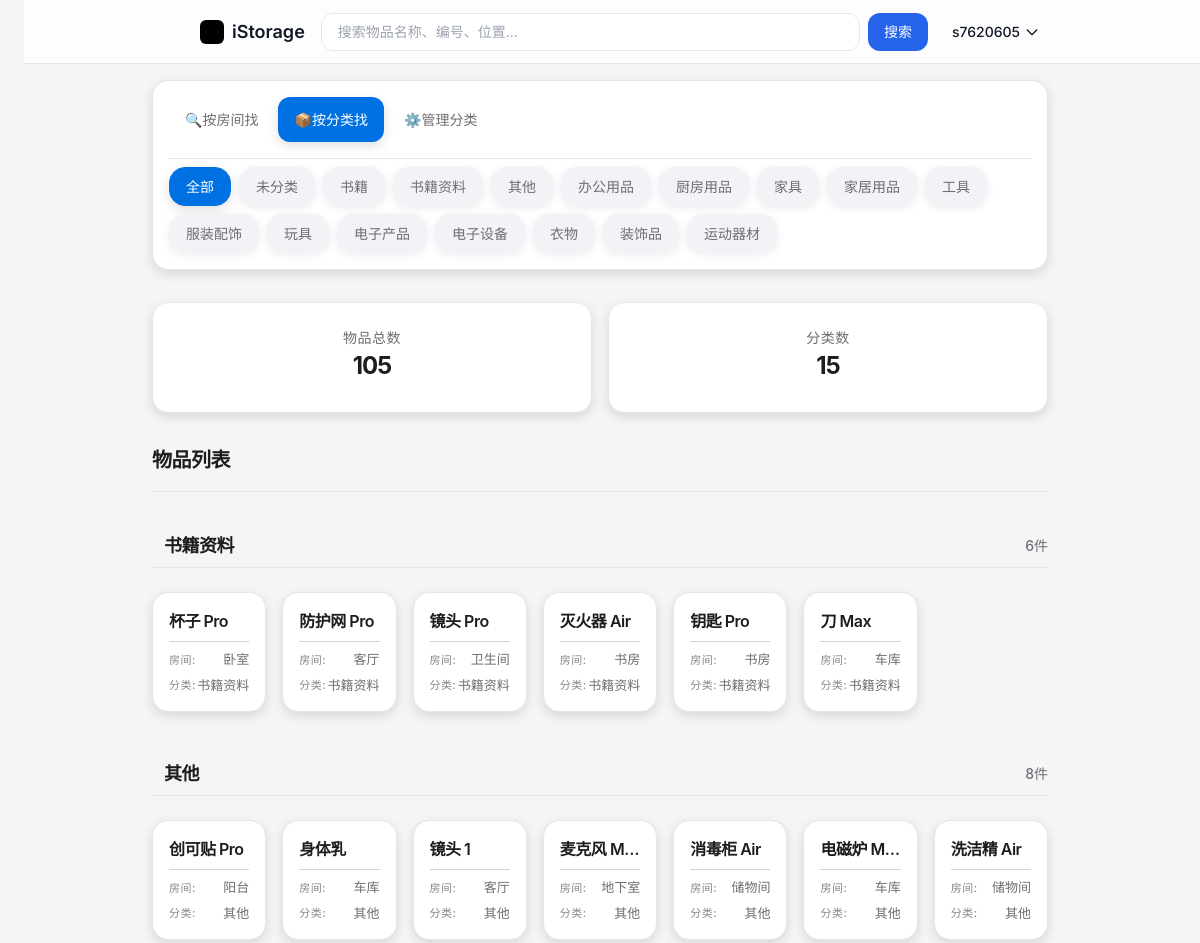
Before: /items/find/?filter=category (signed in, upper part) with the older database file.
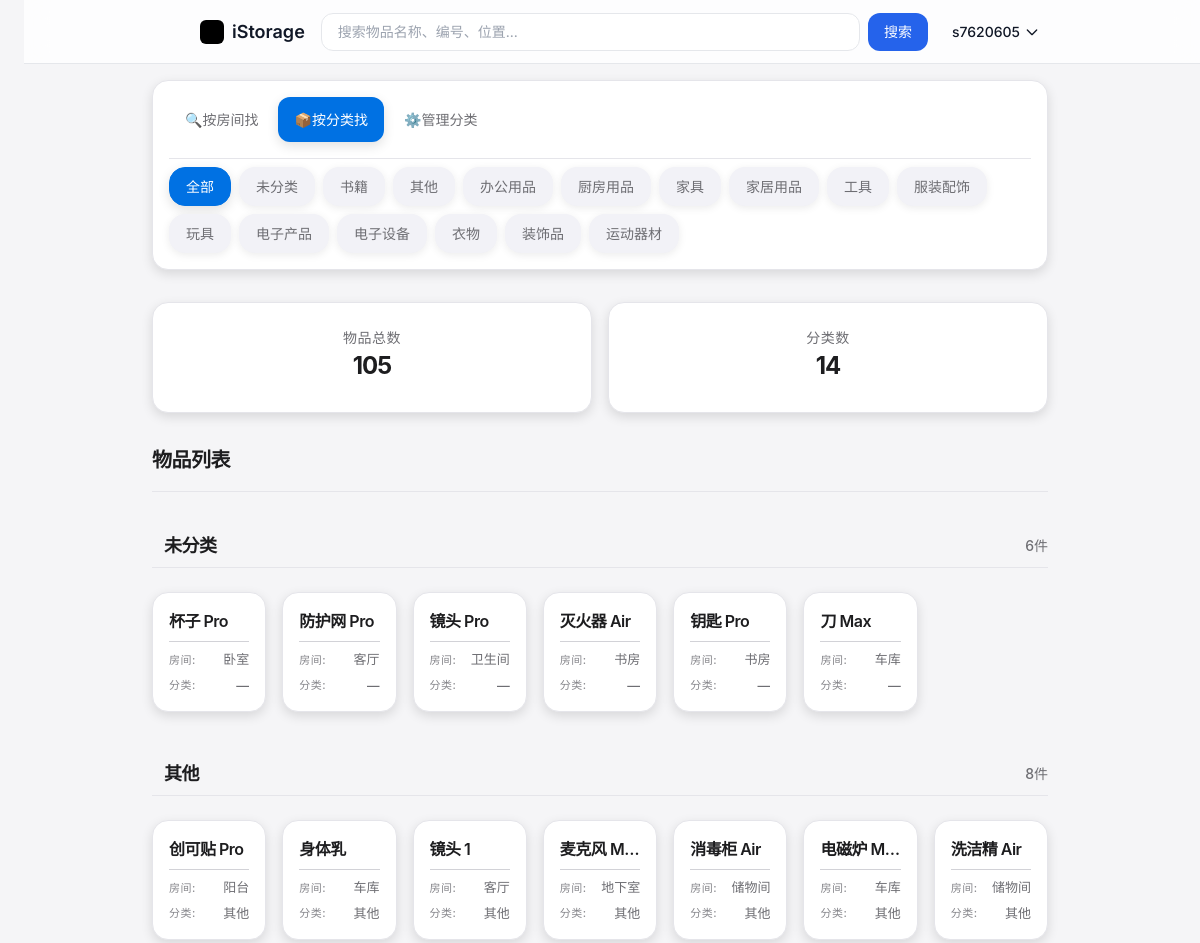
After: the same page with the newer database file.
### apps/users/models.py (models this page shows, shortened)
class User(AbstractUser):
    phone = models.CharField('手机号', max_length=11, blank=True, null=True, unique=True)
    department = models.CharField('部门', max_length=100, blank=True, null=True)
    position = models.CharField('职位', max_length=100, blank=True, null=True)
    avatar = models.ImageField(upload_to='avatars/', blank=True, null=True, verbose_name='头像')
    created_at = models.DateTimeField('创建时间', auto_now_add=True)
    updated_at = models.DateTimeField('更新时间', auto_now=True)
    wechat_openid = models.CharField(max_length=100, blank=True, null=True, verbose_name='微信OpenID', unique=True)
    qq_openid = models.CharField(max_length=100, blank=True, null=True, verbose_name='QQ OpenID', unique=True)
    alipay_userid = models.CharField(max_length=100, blank=True, null=True, verbose_name='支付宝用户ID', unique=True)
    supabase_user_id = models.CharField(max_length=100, blank=True, null=True, verbose_name='Supabase用户ID', unique=True)
    is_third_party_user = models.BooleanField(default=False, verbose_name='是否第三方登录用户')
    class Meta:
        verbose_name = '用户'
        verbose_name_plural = verbose_name
        indexes = [
            models.Index(fields=['phone']),
            models.Index(fields=['wechat_openid']),
            models.Index(fields=['qq_openid']),
            models.Index(fields=['alipay_userid']),
        ]

### apps/items/models.py (models this page shows, shortened)
class Navigation(models.Model):
    TYPE_CHOICES = [
        ('main', '大分类'),
        ('sub', '子标签'),
    ]
    name = models.CharField(max_length=50, verbose_name='导航名称')
    type = models.CharField(max_length=10, choices=TYPE_CHOICES, verbose_name='导航类型')
    parent = models.ForeignKey(
        'self',
        on_delete=models.CASCADE,
        null=True,
        blank=True,
        related_name='children',
        verbose_name='父级导航'
    )
    url = models.CharField(max_length=200, verbose_name='导航链接')
    icon = models.CharField(max_length=20, verbose_name='导航图标')
    order = models.PositiveIntegerField(default=0, verbose_name='排序顺序')
    user = models.ForeignKey(settings.AUTH_USER_MODEL, on_delete=models.CASCADE, related_name='navigations', verbose_name='所属用户')
    class Meta:
        verbose_name = '导航'
        verbose_name_plural = '导航'
        ordering = ['order', 'id']
        unique_together = (('user', 'name', 'type', 'parent'),)

class Category(models.Model):
    name = models.CharField(max_length=200, verbose_name='分类名称')
    user = models.ForeignKey(settings.AUTH_USER_MODEL, on_delete=models.CASCADE, related_name='categories', verbose_name='所属用户')
    def __str__(self):
        return self.name
    class Meta:
        verbose_name = '分类'
        verbose_name_plural = '分类'
        unique_together = (('user', 'name'),)

class Item(models.Model):
    item_code = models.PositiveIntegerField(unique=True, null=False, blank=False, verbose_name='物品编号')
    name = models.CharField(max_length=200, verbose_name='物品名称')
    image = models.ImageField(upload_to='item_images/', blank=True, null=True, verbose_name='物品图片')
    location = models.CharField(max_length=200, blank=True, verbose_name='存放位置')
    category = models.ForeignKey(
        'Category',
        on_delete=models.SET_NULL,
        null=True,
        blank=True,
        related_name='items',
        verbose_name='分类'
    )
    storage_time = models.DateTimeField(auto_now_add=True, verbose_name='存放时间')
    user = models.ForeignKey(settings.AUTH_USER_MODEL, on_delete=models.CASCADE, related_name='items', verbose_name='所属用户')
    class Meta:
        verbose_name = '物品'
        verbose_name_plural = '物品'
        ordering = ['-storage_time']  # 按存放时间倒序排列

### apps/items/views.py (the view, shortened to what this page needs)
# urls.py: path('find/', views.find_items, name='find_items'),  # 查找物品页面
@login_required
def find_items(request):
    filter_type = request.GET.get('filter', 'room')
    category_filter = request.GET.get('category', None)
    items = Item.objects.filter(user=request.user).select_related('category')
    grouped_items = defaultdict(list)
    if filter_type == 'category':
        for item in items:
            category = item.category.name if item.category else "未分类"
            grouped_items[category].append(item)
    elif filter_type == 'room':
        for item in items:
            room = item.location or "未指定"
            grouped_items[room].append(item)
    grouped_items = dict(grouped_items)
    total_items = items.count()
    categories = Category.objects.filter(user=request.user)
    category_count = categories.count()
    all_rooms = Item.objects.filter(user=request.user).values_list('location', flat=True).exclude(location__isnull=True).exclude(location='')
    cleaned_rooms_dict = {}
    for room in all_rooms:
        cleaned_room = room.strip()
        cleaned_room = cleaned_room.replace('\n', '').replace('\t', '').replace('\r', '')
        if cleaned_room:
            cleaned_rooms_dict[cleaned_room.lower()] = cleaned_room
    rooms = sorted(list(cleaned_rooms_dict.values()))
    room_count = len(rooms)
    recommendations = generate_recommendations(request.user)
    main_navs = Navigation.objects.filter(user=request.user, type='main').order_by('order')
    active_main = None
    for nav in main_navs:
        if request.path == nav.url:
            active_main = nav
            break
    sub_navs = []
    if active_main:
        sub_navs = active_main.children.filter(user=request.user).order_by('order')
    active_sub_tag = request.GET.get('sub_tag', '')
    return render(request, 'items/find_items_base.html', {
        'grouped_items': grouped_items,
        'items': items,
        'total_items': total_items,
        'categories': categories,
        'category_count': category_count,
        'room_count': room_count,
        'filter_type': filter_type,
        'category_filter': category_filter,
        'recommended_rooms': recommendations['rooms'],
        'recommended_categories': recommendations['categories'],
        'all_categories': categories,
        'all_rooms': rooms,
        'main_navs': main_navs,
        'sub_navs': sub_navs,
        'active_sub_tag': active_sub_tag
    })

### apps/items/views.py (called while the page is built)
def generate_recommendations(user, limit=5):
    from collections import Counter
    items = Item.objects.filter(user=user)
    room_counter = Counter(item.location for item in items if item.location)
    recommended_rooms = [room for room, count in room_counter.most_common(limit)]
    category_counter = Counter(item.category.name for item in items if item.category)
    recommended_categories = [category for category, count in category_counter.most_common(limit)]
    return {
        'rooms': recommended_rooms,
        'categories': recommended_categories
    }

### templates/items/find_items_base.html (shortened to what this page needs)
{% extends 'base_template.html' %}
{% load static %}
{% block extra_css %}
    <link rel="stylesheet" href="{% static 'css/custom.css' %}">
{% endblock %}
{% block content %}
<div class="find-layout">
    {% include 'items/sidebar.html' %}
    <main class="main-content">
        <div class="top-section">
            <div class="stats-section">
                <div class="stat-card">
                    <div class="stat-label">物品总数</div>
                    <div class="stat-number" id="total-items-number">{{ total_items }}</div>
                </div>
                <div class="stat-card">
                    <div class="stat-label" id="first-stat-label">
                    </div>
                    <div class="stat-number" id="first-stat-number">
                        {% if filter_type == 'room' %}{{ room_count }}{% else %}{{ category_count }}{% endif %}
                    </div>
                </div>
            </div>
        </div>
        <div class="section-header">
            <h3 class="section-title">{% block section_title %}{% if search_query %}搜索结果{% else %}物品列表{% endif %}{% endblock %}</h3>
        </div>
        <div class="items-section">
            {% block items_content %}
            {% if items %}
                {% for group_name, group_items in grouped_items.items %}
                    <div class="items-group">
                        <div class="group-header">
                            <a href="#" class="group-title-link" data-group="{{ group_name|slugify }}">{{ group_name }}</a>
                            <span class="group-count">{{ group_items|length }}件</span>
                        </div>
                        <div class="items-grid" id="grid-{{ group_name|slugify }}">
                            {% for item in group_items %}
                                <div class="item-card" data-item-id="{{ item.id }}" data-item-name="{{ item.name|escapejs }}" data-room="{{ item.location|slugify }}" data-category="{{ item.category.name|default:'未分类'|slugify }}">
                                    <div class="item-card-header">
                                        <h4 class="item-name">{{ item.name|default:"未命名物品" }}</h4>
                                    </div>
                                    <div class="item-card-content">
                                        <div class="item-meta">
                                            <div class="meta-item">
                                                <span class="meta-label">房间:</span>
                                                <span class="meta-value">{{ item.location|default:"未指定" }}</span>
                                            </div>
                                            <div class="meta-item">
                                                <span class="meta-label">分类:</span>
                                                <span class="meta-value">{{ item.category|default:"—" }}</span>
                                            </div>
                                        </div>
                                    </div>
                                </div>
                            {% endfor %}
                        </div>
                    </div>
                {% endfor %}
            {% endif %}
            {% endblock %}
        </div>
    </main>
</div>
{% endblock %}

### templates/base_template.html (shortened to what this page needs)
<!DOCTYPE html>
<html lang="zh-CN">
<head>
    {% load static %}
    <script src="{% static 'css/tailwind-cdn.min.js' %}?v=1.0"></script>
    {% block extra_css %}{% endblock %}
</head>
<body class="min-h-screen flex flex-col items-start justify-start pt-20 p-6">
    <nav class="fixed top-0 w-full h-16 bg-white/80 backdrop-blur-md border-b border-gray-200 z-50">
        <div class="w-full max-w-4xl mx-auto flex justify-between items-center px-6 h-full">
            <a href="{% url 'index' %}" class="flex items-center gap-2">
                <div class="w-6 h-6 bg-black rounded-md"></div> <span class="font-semibold text-gray-900 text-lg">iStorage</span>
            </a>
            {% if request.resolver_match.url_name == 'find_items' or request.resolver_match.url_name == 'manage_categories' %}
                <div class="flex-1 mx-4 hidden md:block">
                    <form method="GET" action="{% url 'items:find_items' %}" class="flex gap-2">
                        <input type="text" name="q" placeholder="搜索物品名称、编号、位置..."
                               value="{{ search_query }}"
                               class="flex-1 px-4 py-2 rounded-xl border border-gray-200 focus:outline-none focus:ring-2 focus:ring-blue-500 transition-all text-sm">
                        <button type="submit" class="bg-blue-600 text-white px-4 py-2 rounded-xl hover:bg-blue-700 transition-colors text-sm">
                            搜索
                        </button>
                    </form>
                </div>
            {% endif %}
            <div>
                {% if user.is_authenticated %}
                    <div class="relative inline-block">
                        <button id="user-menu-button" class="user-menu-button text-gray-900 hover:text-gray-600 text-sm font-medium flex items-center gap-1 py-1 px-2 transition-colors">
                            {{ user.username|slice:':8' }}{% if user.username|length > 8 %}...{% endif %}
                            <svg class="w-4 h-4" fill="none" stroke="currentColor" viewBox="0 0 24 24" xmlns="http://www.w3.org/2000/svg">
                                <path stroke-linecap="round" stroke-linejoin="round" stroke-width="2" d="M19 9l-7 7-7-7"></path>
                            </svg>
                        </button>
                    </div>
                {% else %}
                    <a href="/users/login/" class="text-gray-900 hover:text-gray-600 text-sm font-medium">登录</a>
                {% endif %}
            </div>
        </div>
    </nav>
    <div class="w-full max-w-4xl mx-auto p-0">
        {% block content %}{% endblock %}
    </div>
</body>
</html>

### templates/items/sidebar.html (shortened to what this page needs)
<aside class="sidebar">
    <nav class="sidebar-nav">
        <ul class="nav-list">
            {% for nav in main_navs %}
            <li class="nav-item{% if request.path == nav.url %} active{% endif %}" data-filter="{% if nav.name == '按房间找' %}room{% elif nav.name == '按分类找' %}category{% else %}{{ nav.name }}{% endif %}">
                <a href="{{ nav.url }}" class="nav-link">
                    <span class="nav-text">{{ nav.icon }}{{ nav.name }}</span>
                </a>
            </li>
            {% endfor %}
        </ul>
    </nav>
    <div class="category-tags">
        {% if request.resolver_match.view_name == 'items:find_items' %}
        <ul class="tags-list">
            <li class="tag-item {% if not category_filter %}active{% endif %}" data-tag="all">
                <a href="{% url 'items:find_items' %}?filter={{ filter_type }}" class="tag-link">全部</a>
            </li>
            {% if filter_type == 'room' %}
                {% if all_rooms %}
                    {% for room in all_rooms %}
                        <li class="tag-item {% if category_filter == room %}active{% endif %}" data-category="{{ room }}" data-tag="{{ room|slugify }}">
                            <a href="{% url 'items:find_items' %}?filter={{ filter_type }}&category={{ room }}" class="tag-link">{{ room }}</a>
                        </li>
                    {% endfor %}
                {% endif %}
            {% else %}
                <li class="tag-item {% if category_filter == '未分类' %}active{% endif %}" data-category="未分类" data-tag="{{ '未分类'|slugify }}">
                    <a href="{% url 'items:find_items' %}?filter={{ filter_type }}&category=未分类" class="tag-link">未分类</a>
                </li>
                {% if all_categories %}
                    {% for category in all_categories %}
                        <li class="tag-item {% if category_filter == category.name %}active{% endif %}" data-category="{{ category.name }}" data-tag="{{ category.name|slugify }}">
                            <a href="{% url 'items:find_items' %}?filter={{ filter_type }}&category={{ category.name }}" class="tag-link">{{ category.name }}</a>
                        </li>
                    {% endfor %}
                {% endif %}
            {% endif %}
        </ul>
        {% endif %}
    </div>
</aside>

### templates/base_template.html (style rules this page uses)
body { font-family: 'Inter', sans-serif; background-color: #F5F5F7; }
.user-menu-button { border-radius: 8px; }

Changed rows visible on the page:
removed Category: name "书籍资料"
changed Item "杯子 Pro": name "书籍资料" → "未分类"; category "书籍资料" → "—"
changed Item "防护网 Pro": category "书籍资料" → "—"
changed Item "镜头 Pro": category "书籍资料" → "—"
changed Item "灭火器 Air": category "书籍资料" → "—"
changed Item "钥匙 Pro": category "书籍资料" → "—"
changed Item "刀 Max": category "书籍资料" → "—"
Other visible differences:
{{ category_count }}: "15" → "14"
